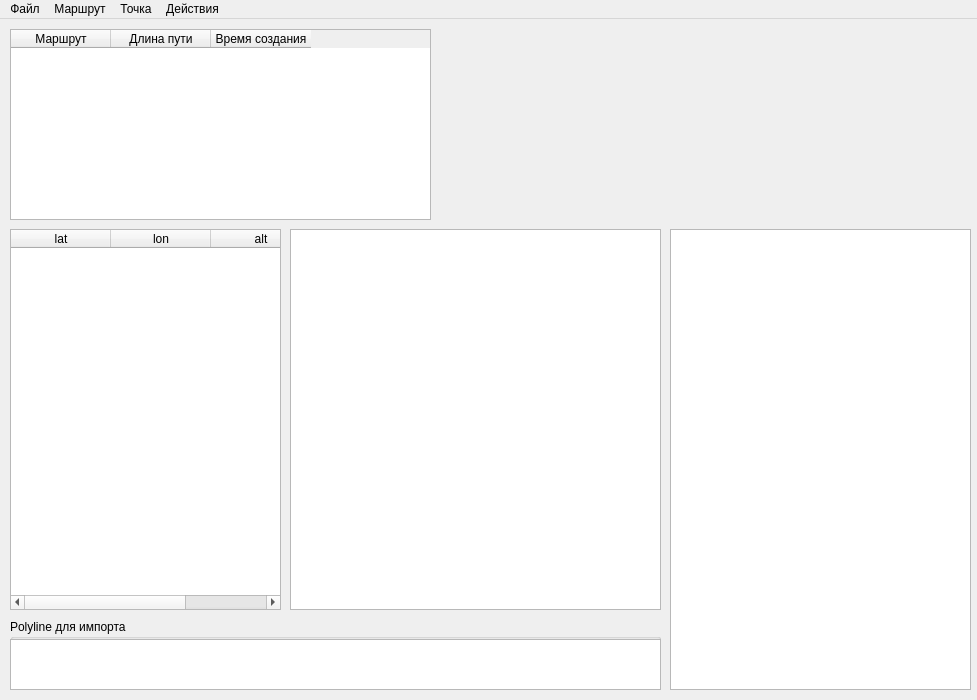
<?xml version="1.0" encoding="UTF-8"?>
<ui version="4.0">
 <class>Interface</class>
 <widget class="QMainWindow" name="Interface">
  <property name="geometry">
   <rect>
    <x>0</x>
    <y>0</y>
    <width>977</width>
    <height>700</height>
   </rect>
  </property>
  <property name="windowTitle">
   <string>Interface</string>
  </property>
  <widget class="QWidget" name="centralWidget">
   <widget class="QTableWidget" name="wayTable">
    <property name="geometry">
     <rect>
      <x>10</x>
      <y>10</y>
      <width>421</width>
      <height>191</height>
     </rect>
    </property>
    <column>
     <property name="text">
      <string>Маршрут</string>
     </property>
    </column>
    <column>
     <property name="text">
      <string>Длина пути</string>
     </property>
    </column>
    <column>
     <property name="text">
      <string>Время создания</string>
     </property>
    </column>
   </widget>
   <widget class="QTableWidget" name="waypointTable">
    <property name="geometry">
     <rect>
      <x>10</x>
      <y>210</y>
      <width>271</width>
      <height>381</height>
     </rect>
    </property>
    <column>
     <property name="text">
      <string>lat</string>
     </property>
    </column>
    <column>
     <property name="text">
      <string>lon</string>
     </property>
    </column>
    <column>
     <property name="text">
      <string>alt</string>
     </property>
    </column>
   </widget>
   <widget class="QTextEdit" name="polylineWay">
    <property name="geometry">
     <rect>
      <x>290</x>
      <y>210</y>
      <width>371</width>
      <height>381</height>
     </rect>
    </property>
   </widget>
   <widget class="QGroupBox" name="groupBox">
    <property name="geometry">
     <rect>
      <x>10</x>
      <y>600</y>
      <width>651</width>
      <height>71</height>
     </rect>
    </property>
    <property name="title">
     <string>Polyline для импорта</string>
    </property>
    <widget class="QTextEdit" name="inputPolyline">
     <property name="geometry">
      <rect>
       <x>0</x>
       <y>20</y>
       <width>651</width>
       <height>51</height>
      </rect>
     </property>
    </widget>
   </widget>
   <widget class="QCustomPlot" name="altGraph" native="true">
    <property name="geometry">
     <rect>
      <x>440</x>
      <y>10</y>
      <width>521</width>
      <height>191</height>
     </rect>
    </property>
   </widget>
   <widget class="QTextEdit" name="wayInfo">
    <property name="geometry">
     <rect>
      <x>670</x>
      <y>210</y>
      <width>301</width>
      <height>461</height>
     </rect>
    </property>
   </widget>
  </widget>
  <widget class="QMenuBar" name="menuBar">
   <property name="geometry">
    <rect>
     <x>0</x>
     <y>0</y>
     <width>977</width>
     <height>22</height>
    </rect>
   </property>
   <widget class="QMenu" name="forFile">
    <property name="title">
     <string>Файл</string>
    </property>
    <addaction name="openFile"/>
   </widget>
   <widget class="QMenu" name="forRoute">
    <property name="title">
     <string>Маршрут</string>
    </property>
    <addaction name="addWayRoute"/>
    <addaction name="addPolylineRoute"/>
    <addaction name="delRoute"/>
   </widget>
   <widget class="QMenu" name="forPoint">
    <property name="title">
     <string>Точка</string>
    </property>
    <addaction name="addPoint"/>
    <addaction name="delPoint"/>
   </widget>
   <widget class="QMenu" name="menu">
    <property name="title">
     <string>Действия</string>
    </property>
    <addaction name="undo"/>
    <addaction name="redo"/>
   </widget>
   <addaction name="forFile"/>
   <addaction name="forRoute"/>
   <addaction name="forPoint"/>
   <addaction name="menu"/>
  </widget>
  <action name="openFile">
   <property name="text">
    <string>Открыть</string>
   </property>
   <property name="toolTip">
    <string>Cntrl + O</string>
   </property>
   <property name="shortcut">
    <string>Ctrl+O</string>
   </property>
  </action>
  <action name="addWayRoute">
   <property name="text">
    <string>Добавить маршрут</string>
   </property>
  </action>
  <action name="addPoint">
   <property name="text">
    <string>Добавить точку в маршрут</string>
   </property>
  </action>
  <action name="delRoute">
   <property name="text">
    <string>Удалить маршрут</string>
   </property>
  </action>
  <action name="delPoint">
   <property name="text">
    <string>Удалить точку из маршрута</string>
   </property>
  </action>
  <action name="addPolylineRoute">
   <property name="text">
    <string>Импорт маршрута из Polyline</string>
   </property>
  </action>
  <action name="undo">
   <property name="text">
    <string>Отменить</string>
   </property>
  </action>
  <action name="redo">
   <property name="text">
    <string>Повторить</string>
   </property>
  </action>
 </widget>
 <layoutdefault spacing="6" margin="11"/>
 <customwidgets>
  <customwidget>
   <class>QCustomPlot</class>
   <extends>QWidget</extends>
   <header>qcustomplot.h</header>
   <container>1</container>
  </customwidget>
 </customwidgets>
 <resources/>
 <connections/>
</ui>
